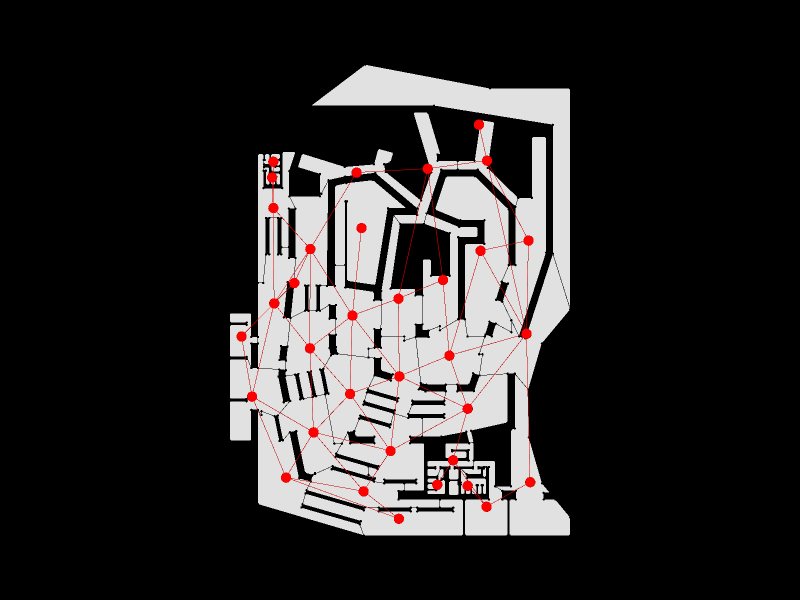

Write notebook code for a chart like this one.
### Markdown cell above
Show the result

### Code cell
Topology.Show(new_shell, new_graph,
              faceOpacity=0.9,
              showEdges=True,
              showVertices=True,
              vertexSizeKey="size",
              vertexColorKey="color",
              camera=[0,0,6],
              backgroundColor="black",
              width=800,
              height=600,
              renderer=renderer)

### Figure 1 — Plotly figure (JSON) as saved in the notebook; plotly's stock layout.template omitted (floating-point values rounded to 4 significant figures; data arrays with more than 128 entries replaced by an {"elided": "..."} marker saying what was removed)
{"data": [{"customdata": {"elided": "484 str values"}, "hoverinfo": "text", "hovertemplate": {"elided": "484 str values"}, "hovertext": {"elided": "484 str values"}, "legendgroup": "1", "legendrank": 1, "marker": {"color": {"elided": "484 str values"}, "line": {"width": 0}, "opacity": 1, "size": {"elided": "484 float values"}, "sizemode": "diameter", "symbol": "circle"}, "mode": "markers", "name": "1: Untitled (Vertices)", "showlegend": false, "text": {"elided": "484 str values"}, "type": "scatter3d", "x": {"elided": "484 float values"}, "y": {"elided": "484 float values"}, "z": {"elided": "484 int values"}}, {"hoverinfo": "text", "legendgroup": "2", "legendrank": 2, "line": {"color": "black", "dash": "solid", "width": 1}, "marker": {"size": 0}, "mode": "lines", "name": "1: Untitled (Edges)", "showlegend": false, "text": "", "type": "scatter3d", "x": {"elided": "1671 float values"}, "y": {"elided": "1671 float values"}, "z": {"elided": "1671 int values"}}, {"cmax": 1, "cmin": 0, "color": "#FAFAFA", "colorscale": [[0, "#440154"], [0.1111, "#482878"], [0.2222, "#3e4989"], [0.3333, "#31688e"], [0.4444, "#26828e"], [0.5556, "#1f9e89"], [0.6667, "#35b779"], [0.7778, "#6ece58"], [0.8889, "#b5de2b"], [1, "#fde725"]], "flatshading": true, "hoverinfo": "text", "hovertext": "", "i": {"elided": "586 int values"}, "j": {"elided": "586 int values"}, "k": {"elided": "586 int values"}, "legendgroup": "3", "legendrank": 3, "lighting": {"facenormalsepsilon": 0}, "name": "1: Untitled (Faces)", "opacity": 0.9, "showlegend": false, "showscale": false, "text": "", "type": "mesh3d", "x": {"elided": "484 float values"}, "y": {"elided": "484 float values"}, "z": {"elided": "484 int values"}}, {"hoverinfo": "text", "legendgroup": "6", "legendrank": 6, "line": {"color": "red", "dash": "solid", "width": 1}, "marker": {"size": 0}, "mode": "lines", "name": "2: Untitled Graph (Edges)", "showlegend": false, "text": "", "type": "scatter3d", "x": {"elided": "177 float values"}, "y": {"elided": "177 float values"}, "z": {"elided": "177 int values"}}, {"customdata": ["", "", "", "", "", "", "", "", "", "", "", "", "", "", "", "", "", "", "", "", "", "", "", "", "", "", "", "", "", "", "", "", "", ""], "hoverinfo": "text", "hovertemplate": ["Click ", "Click ", "Click ", "Click ", "Click ", "Click ", "Click ", "Click ", "Click ", "Click ", "Click ", "Click ", "Click ", "Click ", "Click ", "Click ", "Click ", "Click ", "Click ", "Click ", "Click ", "Click ", "Click ", "Click ", "Click ", "Click ", "Click ", "Click ", "Click ", "Click ", "Click ", "Click ", "Click ", "Click "], "hovertext": ["", "", "", "", "", "", "", "", "", "", "", "", "", "", "", "", "", "", "", "", "", "", "", "", "", "", "", "", "", "", "", "", "", ""], "legendgroup": "5", "legendrank": 5, "marker": {"color": ["#FF0000", "#FF0000", "#FF0000", "#FF0000", "#FF0000", "#FF0000", "#FF0000", "#FF0000", "#FF0000", "#FF0000", "#FF0000", "#FF0000", "#FF0000", "#FF0000", "#FF0000", "#FF0000", "#FF0000", "#FF0000", "#FF0000", "#FF0000", "#FF0000", "#FF0000", "#FF0000", "#FF0000", "#FF0000", "#FF0000", "#FF0000", "#FF0000", "#FF0000", "#FF0000", "#FF0000", "#FF0000", "#FF0000", "#FF0000"], "line": {"width": 0}, "opacity": 1, "size": [12, 12, 12, 12, 12, 12, 12, 12, 12, 12, 12, 12, 12, 12, 12, 12, 12, 12, 12, 12, 12, 12, 12, 12, 12, 12, 12, 12, 12, 12, 12, 12, 12, 12], "sizemode": "diameter", "symbol": "circle"}, "mode": "markers", "name": "2: Untitled Graph (Vertices)", "showlegend": false, "text": ["", "", "", "", "", "", "", "", "", "", "", "", "", "", "", "", "", "", "", "", "", "", "", "", "", "", "", "", "", "", "", "", "", ""], "type": "scatter3d", "x": [23.89, 11.14, 10.99, 13.12, 32.03, 14.5, 10.97, 10.78, 17.13, 7.427, 5.65, 24.97, 17.2, 24.28, 17.76, 41.2, 45.83, 36.94, 53.54, 26.17, 53.88, 54.16, 40.57, 46.83, 43.65, 25.81, 32.09, 46.9, 45.55, 43.66, 30.69, 32.17, 39.52, 38.54], "y": [29.37, 44.58, 60.61, 15.3, 45.36, 48.0, 68.39, 65.73, 37.03, 28.91, 39.02, 66.56, 53.71, 42.53, 22.9, 18.21, 53.41, 67.2, 39.46, 12.98, 55.13, 14.53, 35.79, 10.4, 13.92, 57.24, 8.378, 68.56, 74.61, 26.88, 19.78, 32.31, 48.5, 14.1], "z": [0, 0, 0, 0, 0, 0, 0, 0, 0, 0, 0, 0, 0, 0, 0, 0, 0, 0, 0, 0, 0, 0, 0, 0, 0, 0, 0, 0, 0, 0, 0, 0, 0, 0]}], "layout": {"autosize": true, "height": 600, "margin": {"b": 40, "l": 40, "r": 40, "t": 40}, "paper_bgcolor": "#000000", "plot_bgcolor": "#000000", "scene": {"aspectmode": "data", "camera": {"center": {"x": 0, "y": 0, "z": 0}, "eye": {"x": 0, "y": 0, "z": 6}, "projection": {"type": "perspective"}, "up": {"x": 0, "y": 1, "z": 0}}, "xaxis": {"visible": false}, "yaxis": {"visible": false}, "zaxis": {"visible": false}}, "showlegend": true, "width": 800, "xaxis": {"showgrid": false, "visible": false, "zeroline": false}, "yaxis": {"showgrid": false, "visible": false, "zeroline": false}}}
